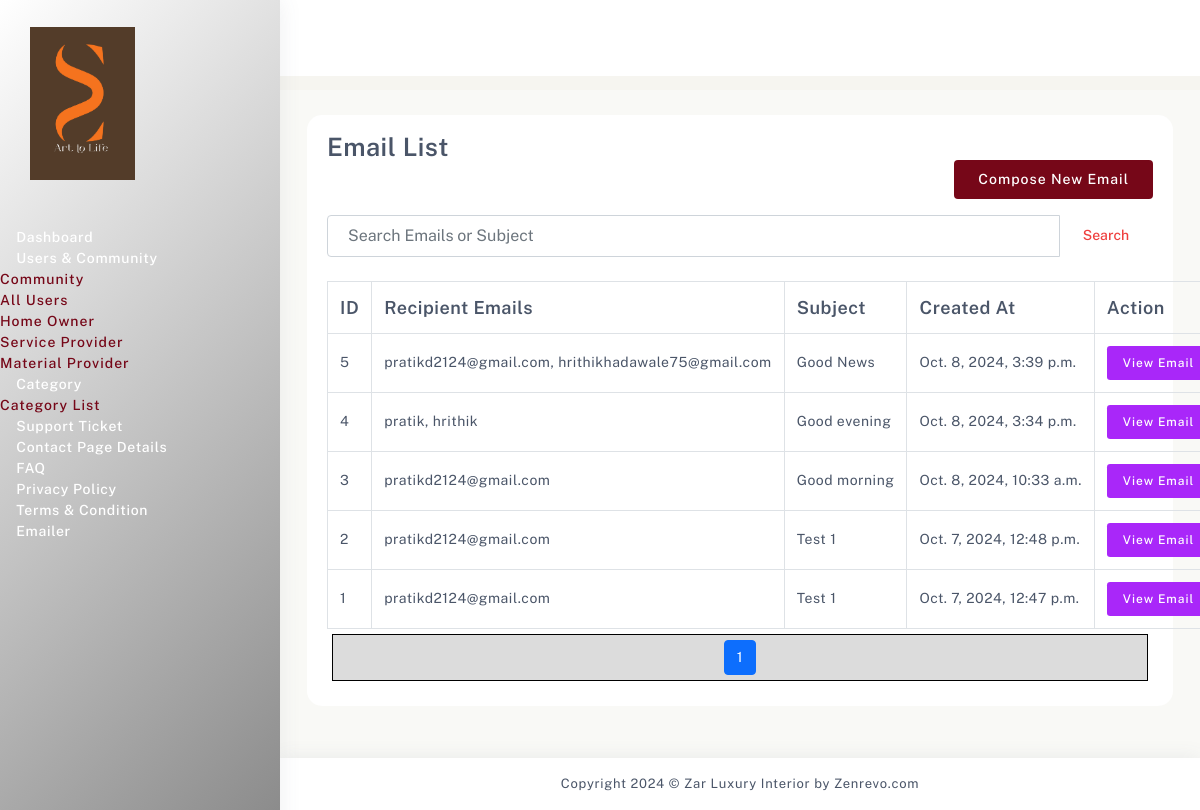
/dashboard/email-list/, run on the app's committed database.
### main_app/models.py (models this page shows, shortened)
class CustomEmail(models.Model):
    name = models.CharField("Name", max_length=100, blank=True, null=True)
    recipient_email = models.EmailField("Recipient Email", max_length=100)
    subject = models.CharField("Subject", max_length=100)
    message = HTMLField(blank=True, null=True)
    created_at = models.DateTimeField("Created At", default=timezone.now)

### home/views.py (the view)
# urls.py: path('email-list/', views.email_list, name='email_list'),
def email_list(request):
    query = request.GET.get('q', '')
    if query:
        emails = CustomEmail.objects.filter(
            Q(recipient_email__icontains=query) | Q(subject__icontains=query)
        ).order_by('-created_at')
    else:
        emails = CustomEmail.objects.all().order_by('-created_at')
    paginator = Paginator(emails, 10)  # Show 10 emails per page
    page_number = request.GET.get('page')
    page_obj = paginator.get_page(page_number)
    context = {
        'emails': page_obj,
        'request': request  # Pass the request to retain the search query in pagination links
    }
    return render(request, 'dashboard/email_list.html', context)

### templates/dashboard/email_list.html (shortened to what this page needs)
{% extends 'dashboard/template.html' %}
{% block content %}
<div class="page-body">
    <div class="container-fluid">
        <div class="row">
            <div class="col-sm-12">
                <div class="card card-table">
                    <div class="card-body">
                        <h2>Email List</h2>
                        <div class="mb-3" style="text-align:left;display:flex;justify-content:end;">
                            <a href="{% url 'send_email' %}" class="btn btn-primary">Compose New Email</a>
                        </div>
                        <form method="GET" class="mb-4">
                            <div class="input-group">
                                <input type="text" name="q" class="form-control" placeholder="Search Emails or Subject" value="{{ request.GET.q }}">
                                <button class="btn btn-outline-secondary" type="submit">Search</button>
                            </div>
                        </form>
                        <table class="table table-bordered">
                            <thead>
                                <tr>
                                    <th>ID</th>
                                    <th>Recipient Emails</th>
                                    <th>Subject</th>
                                    <th>Created At</th>
                                    <th>Action</th>
                                </tr>
                            </thead>
                            <tbody>
                                {% for email in emails %}
                                <tr>
                                    <td>{{ email.id }}</td>
                                    <td>{{ email.recipient_email }}</td>
                                    <td>{{ email.subject }}</td>
                                    <td>{{ email.created_at }}</td>
                                    <td>
                                        <a href="{% url 'view_email' %}?id={{ email.id }}" class="btn btn-info btn-sm">View Email</a>
                                    </td>
                                </tr>
                                {% endfor %}
                            </tbody>
                        </table>
                          <nav aria-label="">
                            <ul class="pagination justify-content-center">
                                {% for num in emails.paginator.page_range %}
                                    {% if emails.number == num %}
                                        <li class="page-item active"><a class="page-link">{{ num }}</a></li>
                                    {% else %}
                                        <li class="page-item"><a class="page-link" href="?page={{ num }}&q={{ request.GET.q }}">{{ num }}</a></li>
                                    {% endif %}
                                {% endfor %}
                            </ul>
                        </nav>
                    </div>
                </div>
            </div>
        </div>
    </div>
</div>
{% endblock %}

### templates/dashboard/template.html (style rules this page uses)
.pagination { margin: 5px; justify-content: center; border: 1px solid black; background: #dcdcdc; padding: 5px; }

### data on the page
CustomEmail: id "5", recipient_email "pratikd2124@gmail.com, hrithikhadawale75@gmail.com", subject "Good News", created_at "Oct. 8, 2024, 3:39 p.m."
CustomEmail: id "4", recipient_email "pratik, hrithik", subject "Good evening", created_at "Oct. 8, 2024, 3:34 p.m."
CustomEmail: id "3", recipient_email "pratikd2124@gmail.com", subject "Good morning", created_at "Oct. 8, 2024, 10:33 a.m."
CustomEmail: id "2", recipient_email "pratikd2124@gmail.com", subject "Test 1", created_at "Oct. 7, 2024, 12:48 p.m."
CustomEmail: id "1", recipient_email "pratikd2124@gmail.com", subject "Test 1", created_at "Oct. 7, 2024, 12:47 p.m."

### other printed values
{{ num }} "1"
